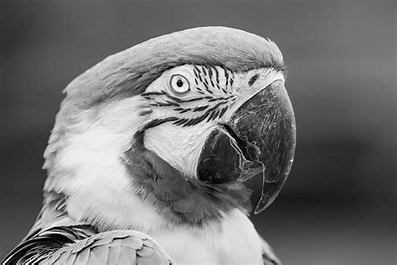
#> input picture eagle_grayscale.jpeg, 397 x 265 px
$ python exp6.py
#> lines starting #> are read from the running program, lines starting #| are printed output that depends on the picture; after the words box and inside, x2 and y2 are one past the last pixel; in counts of white or black regions, pixels touching at a corner belong together
import cv2
import numpy as np
img=cv2.imread('eagle_grayscale.jpeg')
#> img is the input picture: shape (265, 397, 3); min 0, max 255, mean 115
kernel=np.ones((5,5),np.uint8)
imgGray=cv2.cvtColor(img,cv2.COLOR_BGR2GRAY)
imgBlur=cv2.GaussianBlur(img,(17,17),0)
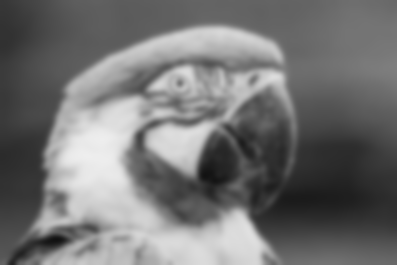
#> imgBlur: shape (265, 397, 3); min 17, max 238, mean 115
imgCanny=cv2.Canny(img,150,200)
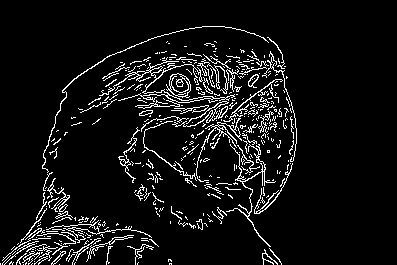
#> imgCanny: shape (265, 397); 7.3% white in thin lines or dots, all inside (x1, y1, x2, y2) = (0, 26, 297, 265)
imgDilation=cv2.dilate(imgCanny,kernel,iterations=1)
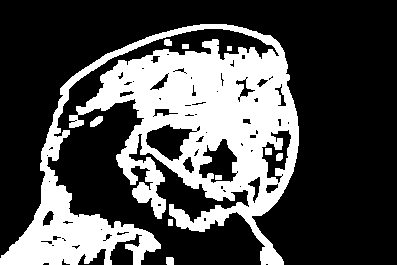
#> imgDilation: shape (265, 397); 30.2% white; 10 white regions, largest, box (x1, y1, x2, y2) and area: (0, 24, 299, 265) 31373, (90, 116, 103, 127) 91, (166, 257, 174, 265) 62
imgErosion=cv2.erode(imgDilation,kernel,iterations=1)
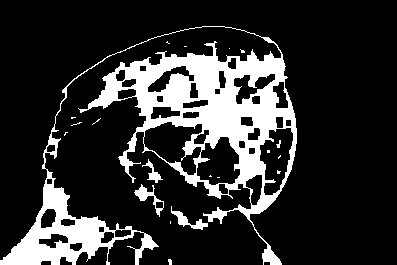
#> imgErosion: shape (265, 397); 18.4% white; 20 white regions (14 under 20 px), largest, box (x1, y1, x2, y2) and area: (0, 26, 297, 265) 18522, (134, 184, 164, 217) 258, (171, 206, 208, 230) 247, (142, 159, 163, 183) 147, (276, 140, 281, 148) 21, (168, 259, 172, 265) 20
cv2.imshow('Blur',imgBlur)
cv2.imshow('Gray',imgGray)
cv2.imshow('Canny',imgCanny)
cv2.imshow('Dilation',imgDilation)
cv2.imshow('Erosion',imgErosion)
cv2.waitKey(0)
